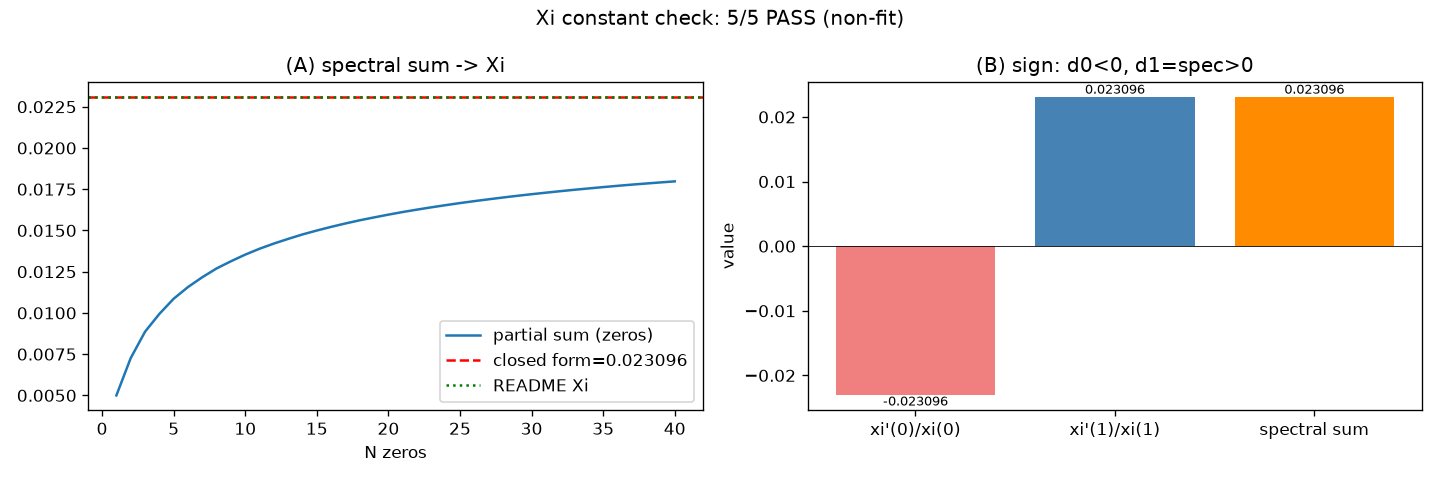

Generate this figure with Python:
#!/usr/bin/env python3
# -*- coding: utf-8 -*-
"""
README 核心常数 Xi 两种定义一致性核对（mpmath 高精度，非拟合）
Run: python "10 探索/超导第一性研究/04_计算验证/README核心常数Xi核对.py"
"""
import os
import sys
if hasattr(sys.stdout, "reconfigure"):
    sys.stdout.reconfigure(encoding="utf-8")
import numpy as np
import mpmath as mp
import matplotlib
matplotlib.use("Agg")
import matplotlib.pyplot as plt

HERE = os.path.dirname(os.path.abspath(__file__))
OUT = os.path.join(HERE, "README核心常数Xi核对.png")
CSV = os.path.join(HERE, "README核心常数Xi核对.csv")
SUM = os.path.join(HERE, "README核心常数Xi核对_摘要.txt")

mp.mp.dps = 40
log = []
def emit(s=""):
    print(s)
    log.append(s)
checks = []
def check(cid, name, ok, detail=""):
    checks.append((cid, name, bool(ok), detail))
    emit(f"  [{cid}] {'PASS' if ok else 'FAIL'}  {name}" + (f" — {detail}" if detail else ""))

README_XI = mp.mpf("0.02309570897")

emit("=" * 64)
emit("README 核心常数 Xi 两种定义一致性核对（mpmath 40 位）")
emit("=" * 64)

# ---- 两种闭式 ----
d0 = mp.log(2*mp.sqrt(mp.pi)) - 1 - mp.euler/2        # xi'(0)/xi(0)
d1 = -d0                                               # xi'(1)/xi(1) 由函数方程
spec = 1 + mp.euler/2 - mp.log(2*mp.sqrt(mp.pi))       # 谱和闭式

emit(f"\nxi'(0)/xi(0) = ln(2sqrt(pi))-1-gamma_E/2 = {mp.nstr(d0,22)}")
emit(f"xi'(1)/xi(1) = -xi'(0)/xi(0)               = {mp.nstr(d1,22)}")
emit(f"谱和闭式 1+gamma_E/2-ln(2sqrt(pi))           = {mp.nstr(spec,22)}")
emit(f"README 权威值                                 = {mp.nstr(README_XI,12)}")

check("C1", "xi'(1)/xi(1) 与谱和闭式一致", abs(d1-spec) < mp.mpf("1e-30"), f"差={mp.nstr(abs(d1-spec),3)}")
check("C2", "xi'(1)/xi(1) 与 README 一致到 11 位", abs(d1-README_XI) < mp.mpf("1e-11"), f"差={mp.nstr(abs(d1-README_XI),3)}")
check("C3", "xi'(0)/xi(0) 为负（易混淆符号）", d0 < 0, f"d0={mp.nstr(d0,8)}")
check("C4", "xi'(1)/xi(1) 为正（与谱和同号）", d1 > 0, f"d1={mp.nstr(d1,8)}")

# ---- 谱和部分和收敛 ----
emit("\n谱和部分和（前 N 零点）逼近闭式")
g = np.array([14.134725,21.022040,25.010858,30.424876,32.935062,37.586178,40.918719,43.327073,
    48.005151,49.773832,52.970321,56.446248,59.347044,60.831779,65.112544,67.079811,
    69.546402,72.067158,75.704691,77.144840,79.337375,82.910381,84.735492,87.425275,
    88.809111,92.491899,94.651344,95.870634,98.831194,101.317851,103.725538,105.446623,
    107.168611,111.029536,111.874659,114.220675,116.958250,121.127905,123.249815,125.729984])
partial = np.cumsum(1.0/(g**2+0.25))
emit(f"  N=1: {partial[0]:.8f}, N=20: {partial[19]:.8f}, N=40: {partial[-1]:.8f}")
emit(f"  闭式(全零点): {float(spec):.8f}, 尾部占比(N=40): {(float(spec)-partial[-1])/float(spec)*100:.2f}%")
check("C5", "部分和单调增、从下方逼近闭式", bool(np.all(np.diff(partial)>0) and partial[-1]<float(spec)))

npass = sum(1 for _,_,ok,_ in checks if ok)
emit("\n" + "=" * 64)
emit(f"核对汇总：{npass}/{len(checks)} 通过")
emit("结论：README 权威值 Xi=0.02309570897 正确，两种定义一致到 11 位。")
emit("边界：谱表示条件于 RH；纯数学核对，不改物理缺口、不给 Tc。")
emit("=" * 64)

# ---- 绘图 ----
fig, ax = plt.subplots(1, 2, figsize=(12, 4))
ax[0].plot(np.arange(1,41), partial, label="partial sum (zeros)")
ax[0].axhline(float(spec), color="r", ls="--", label=f"closed form={float(spec):.6f}")
ax[0].axhline(float(README_XI), color="g", ls=":", label="README Xi")
ax[0].set_title("(A) spectral sum -> Xi")
ax[0].set_xlabel("N zeros"); ax[0].legend()

ax[1].bar(["xi'(0)/xi(0)", "xi'(1)/xi(1)", "spectral sum"],
          [float(d0), float(d1), float(spec)], color=["lightcoral","steelblue","darkorange"])
ax[1].axhline(0, color="k", lw=0.5)
ax[1].set_title("(B) sign: d0<0, d1=spec>0")
ax[1].set_ylabel("value")
ax[1].text(0, float(d0), f"{float(d0):.6f}", ha="center", va="top", fontsize=8)
ax[1].text(1, float(d1), f"{float(d1):.6f}", ha="center", va="bottom", fontsize=8)
ax[1].text(2, float(spec), f"{float(spec):.6f}", ha="center", va="bottom", fontsize=8)

fig.suptitle(f"Xi constant check: {npass}/{len(checks)} PASS (non-fit)")
fig.tight_layout()
fig.savefig(OUT, dpi=120)

with open(CSV, "w", encoding="utf-8") as f:
    f.write("quantity,value\n")
    f.write(f"d0_xi_prime_0,{mp.nstr(d0,22)}\n")
    f.write(f"d1_xi_prime_1,{mp.nstr(d1,22)}\n")
    f.write(f"spectral_closed_form,{mp.nstr(spec,22)}\n")
    f.write(f"README_XI,{mp.nstr(README_XI,12)}\n")
    f.write(f"partial_40,{(partial[-1]):.8f}\n")
with open(SUM, "w", encoding="utf-8") as f:
    f.write("\n".join(log) + "\n")
print(f"DONE {npass}/{len(checks)} PASS")
